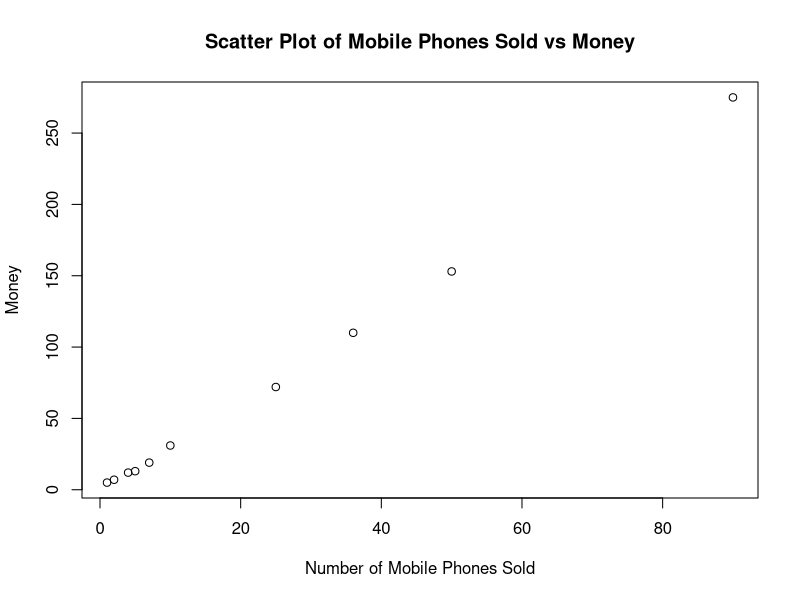

Generate this figure with R:
# Given data
x <- c(4, 1, 5, 7, 10, 2, 50, 25, 90, 36)
y <- c(12, 5, 13, 19, 31, 7, 153, 72, 275, 110)

# Create a scatter plot
plot(x, y, xlab = "Number of Mobile Phones Sold", ylab = "Money",
     main = "Scatter Plot of Mobile Phones Sold vs Money")